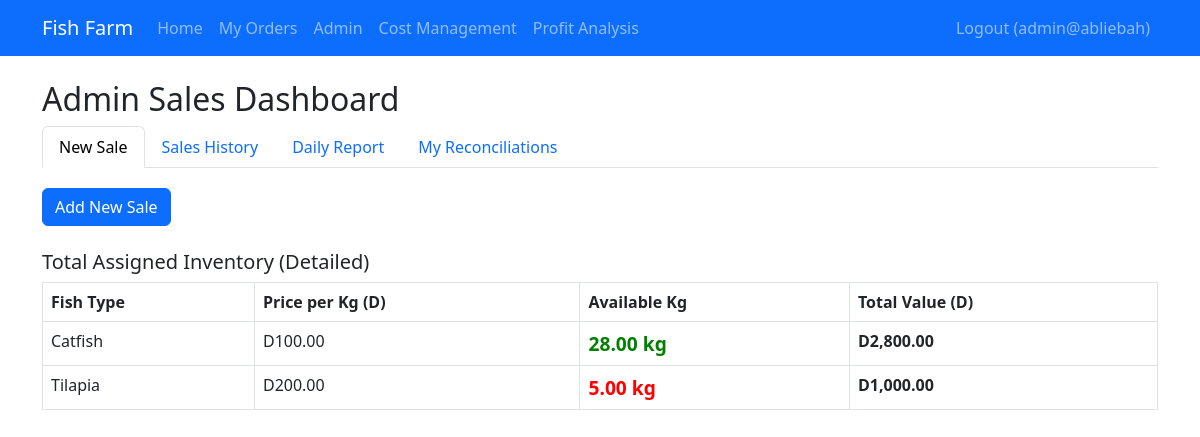
Page /employee_sales.php (signed in) on the earlier database version.
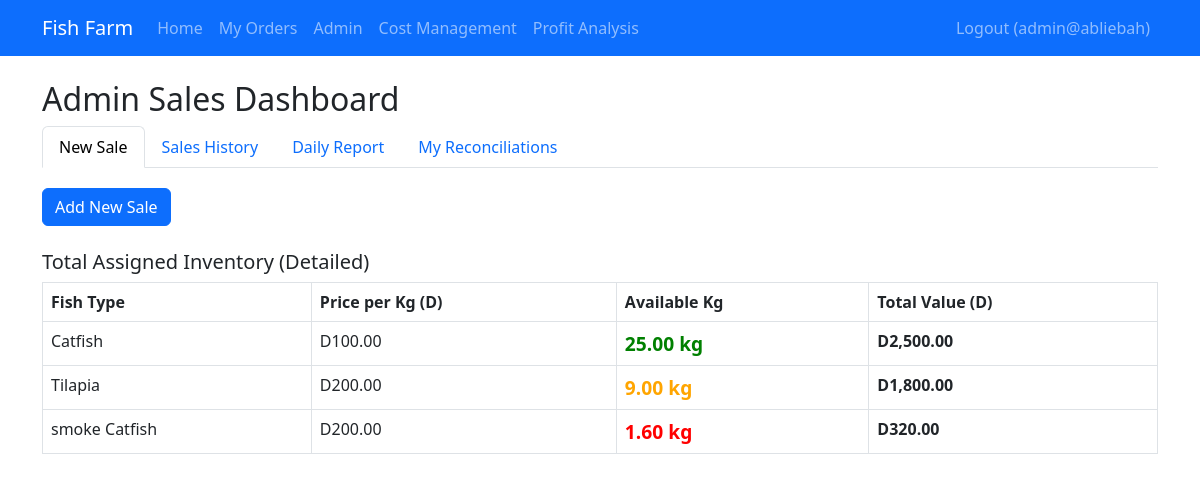
Same page on the later database version.
### tables this page shows
CREATE TABLE `inventory` (
  `id` int(11) NOT NULL,
  `fish_type_id` int(11) NOT NULL,
  `quantity_kg` decimal(10,2) NOT NULL,
  `last_updated` timestamp NOT NULL DEFAULT current_timestamp() ON UPDATE current_timestamp()
);

CREATE TABLE `fish_types` (
  `id` int(11) NOT NULL,
  `name` varchar(50) NOT NULL,
  `description` text DEFAULT NULL,
  `price_per_kg` decimal(10,2) NOT NULL,
  `image_path` varchar(255) DEFAULT NULL
);

### auth.php (called while the page is built, shortened)
<?php
function isLoggedIn()
{
    return isset($_SESSION['user_id']);
}
function isAdmin()
{
    return isLoggedIn() && $_SESSION['role'] === 'admin';
}

### employee_sales.php (the view, shortened to what this page needs)
<?php
require_once 'auth.php';
require_once 'functions.php';
if (isAdmin()) {
    $assignedInventory = $pdo->prepare("
        SELECT ft.id, ft.name, ft.price_per_kg, i.quantity_kg as available_kg
        FROM fish_types ft
        JOIN inventory i ON ft.id = i.fish_type_id
    ");
    $assignedInventory->execute();
}
$fishTypes = $assignedInventory->fetchAll();
include 'navbar.php';
?>
<!DOCTYPE html>
<html lang="en">
<head>
    <link href="https://cdn.jsdelivr.net/npm/bootstrap@5.3.0/dist/css/bootstrap.min.css" rel="stylesheet">
</head>
<body>
    <div class="container mt-4">
        <h2><?= isAdmin() ? 'Admin' : 'Employee' ?> Sales Dashboard</h2>
        <ul class="nav nav-tabs" id="employeeTabs" role="tablist">
            <li class="nav-item" role="presentation">
                <button class="nav-link active" id="new-sale-tab" data-bs-toggle="tab" data-bs-target="#new-sale" type="button" role="tab">New Sale</button>
            </li>
            <li class="nav-item" role="presentation">
                <button class="nav-link" id="sales-tab" data-bs-toggle="tab" data-bs-target="#sales" type="button" role="tab">Sales History</button>
            </li>
            <li class="nav-item" role="presentation">
                <button class="nav-link" id="daily-report-tab" data-bs-toggle="tab" data-bs-target="#daily-report" type="button" role="tab">Daily Report</button>
            </li>
            <li class="nav-item" role="presentation">
                <button class="nav-link" id="reconciliation-tab" data-bs-toggle="tab" data-bs-target="#reconciliation" type="button" role="tab">My Reconciliations</button>
            </li>
        </ul>
        <div class="tab-content" id="employeeTabsContent">
            <div class="tab-pane fade show active" id="new-sale" role="tabpanel">
                <button type="button" class="btn btn-primary" data-bs-toggle="modal" data-bs-target="#salesModal">
                    Add New Sale
                </button>
                <div class="mt-4">
                    <h5>Total Assigned Inventory (Detailed)</h5>
                    <table class="table table-bordered">
                        <thead>
                            <tr>
                                <th>Fish Type</th>
                                <th>Price per Kg (D)</th>
                                <th>Available Kg</th>
                                <th>Total Value (D)</th>
                            </tr>
                        </thead>
                        <tbody>
                            <?php foreach ($fishTypes as $fish): ?>
                                <tr>
                                    <td><?= htmlspecialchars($fish['name']) ?></td>
                                    <td>D<?= number_format($fish['price_per_kg'], 2) ?></td>
                                    <td>
                                        <strong>
                                            <span style="font-size: 1.2rem; color: <?= $fish['available_kg'] > 10 ? 'green' : ($fish['available_kg'] > 5 ? 'orange' : 'red') ?>;">
                                                <?= number_format($fish['available_kg'], 2) ?> kg
                                            </span>
                                        </strong>
                                    </td>
                                    <td><strong>D<?= number_format($fish['price_per_kg'] * $fish['available_kg'], 2) ?></strong></td>
                                </tr>
                            <?php endforeach; ?>
                        </tbody>
                    </table>
                </div>
            </div>
</body>
</html>

Differences in the rows shown:
changed inventory "Catfish": quantity_kg "28.00" → "25.00"; $fish['price_per_kg'] * $fish['available_kg'] "2,800.00" → "2,500.00"
changed inventory "Tilapia": quantity_kg "5.00" → "9.00"; $fish['price_per_kg'] * $fish['available_kg'] "1,000.00" → "1,800.00"
added inventory: fish_type.name "smoke Catfish", fish_type.price_per_kg "200.00", quantity_kg "1.60", $fish['price_per_kg'] * $fish['available_kg'] "320.00"
